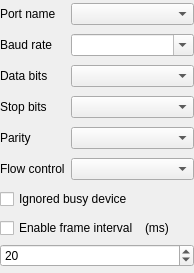
<?xml version="1.0" encoding="UTF-8"?>
<ui version="4.0">
 <class>SerialPortUi</class>
 <widget class="QWidget" name="SerialPortUi">
  <property name="geometry">
   <rect>
    <x>0</x>
    <y>0</y>
    <width>194</width>
    <height>273</height>
   </rect>
  </property>
  <property name="windowTitle">
   <string notr="true">Form</string>
  </property>
  <layout class="QGridLayout" name="gridLayout">
   <property name="leftMargin">
    <number>0</number>
   </property>
   <property name="topMargin">
    <number>0</number>
   </property>
   <property name="rightMargin">
    <number>0</number>
   </property>
   <property name="bottomMargin">
    <number>0</number>
   </property>
   <item row="7" column="0" colspan="2">
    <layout class="QGridLayout" name="gridLayout_2">
     <item row="0" column="2">
      <widget class="QLabel" name="label_7">
       <property name="text">
        <string notr="true">(ms)</string>
       </property>
      </widget>
     </item>
     <item row="0" column="0" colspan="2">
      <widget class="QCheckBox" name="checkBoxOptimizedFrame">
       <property name="sizePolicy">
        <sizepolicy hsizetype="Fixed" vsizetype="Fixed">
         <horstretch>0</horstretch>
         <verstretch>0</verstretch>
        </sizepolicy>
       </property>
       <property name="text">
        <string>Enable frame interval</string>
       </property>
      </widget>
     </item>
     <item row="0" column="3">
      <spacer name="horizontalSpacer">
       <property name="orientation">
        <enum>Qt::Orientation::Horizontal</enum>
       </property>
       <property name="sizeHint" stdset="0">
        <size>
         <width>40</width>
         <height>20</height>
        </size>
       </property>
      </spacer>
     </item>
     <item row="1" column="0" colspan="4">
      <widget class="QSpinBox" name="spinBoxFrameInterval">
       <property name="sizePolicy">
        <sizepolicy hsizetype="Expanding" vsizetype="Fixed">
         <horstretch>0</horstretch>
         <verstretch>0</verstretch>
        </sizepolicy>
       </property>
       <property name="minimum">
        <number>10</number>
       </property>
       <property name="maximum">
        <number>1000</number>
       </property>
       <property name="singleStep">
        <number>10</number>
       </property>
       <property name="value">
        <number>20</number>
       </property>
      </widget>
     </item>
    </layout>
   </item>
   <item row="3" column="0">
    <widget class="QLabel" name="label_4">
     <property name="sizePolicy">
      <sizepolicy hsizetype="Fixed" vsizetype="Preferred">
       <horstretch>0</horstretch>
       <verstretch>0</verstretch>
      </sizepolicy>
     </property>
     <property name="text">
      <string>Stop bits</string>
     </property>
    </widget>
   </item>
   <item row="6" column="0" colspan="2">
    <widget class="QCheckBox" name="checkBoxIgnoredBusyDevices">
     <property name="text">
      <string>Ignored busy device</string>
     </property>
    </widget>
   </item>
   <item row="2" column="1">
    <widget class="QComboBox" name="comboBoxDataBits"/>
   </item>
   <item row="4" column="0">
    <widget class="QLabel" name="label_5">
     <property name="sizePolicy">
      <sizepolicy hsizetype="Fixed" vsizetype="Preferred">
       <horstretch>0</horstretch>
       <verstretch>0</verstretch>
      </sizepolicy>
     </property>
     <property name="text">
      <string>Parity</string>
     </property>
    </widget>
   </item>
   <item row="1" column="1">
    <widget class="QComboBox" name="comboBoxBaudRate">
     <property name="editable">
      <bool>true</bool>
     </property>
    </widget>
   </item>
   <item row="5" column="1">
    <widget class="QComboBox" name="comboBoxFlowControl"/>
   </item>
   <item row="0" column="1">
    <widget class="QComboBox" name="comboBoxPortName">
     <property name="editable">
      <bool>false</bool>
     </property>
    </widget>
   </item>
   <item row="0" column="0">
    <widget class="QLabel" name="label">
     <property name="sizePolicy">
      <sizepolicy hsizetype="Fixed" vsizetype="Preferred">
       <horstretch>0</horstretch>
       <verstretch>0</verstretch>
      </sizepolicy>
     </property>
     <property name="text">
      <string>Port name</string>
     </property>
    </widget>
   </item>
   <item row="4" column="1">
    <widget class="QComboBox" name="comboBoxParity"/>
   </item>
   <item row="1" column="0">
    <widget class="QLabel" name="label_2">
     <property name="sizePolicy">
      <sizepolicy hsizetype="Fixed" vsizetype="Preferred">
       <horstretch>0</horstretch>
       <verstretch>0</verstretch>
      </sizepolicy>
     </property>
     <property name="text">
      <string>Baud rate</string>
     </property>
    </widget>
   </item>
   <item row="2" column="0">
    <widget class="QLabel" name="label_3">
     <property name="sizePolicy">
      <sizepolicy hsizetype="Fixed" vsizetype="Preferred">
       <horstretch>0</horstretch>
       <verstretch>0</verstretch>
      </sizepolicy>
     </property>
     <property name="text">
      <string>Data bits</string>
     </property>
    </widget>
   </item>
   <item row="3" column="1">
    <widget class="QComboBox" name="comboBoxStopBits"/>
   </item>
   <item row="5" column="0">
    <widget class="QLabel" name="label_6">
     <property name="sizePolicy">
      <sizepolicy hsizetype="Fixed" vsizetype="Preferred">
       <horstretch>0</horstretch>
       <verstretch>0</verstretch>
      </sizepolicy>
     </property>
     <property name="text">
      <string>Flow control</string>
     </property>
    </widget>
   </item>
  </layout>
 </widget>
 <resources/>
 <connections/>
</ui>
